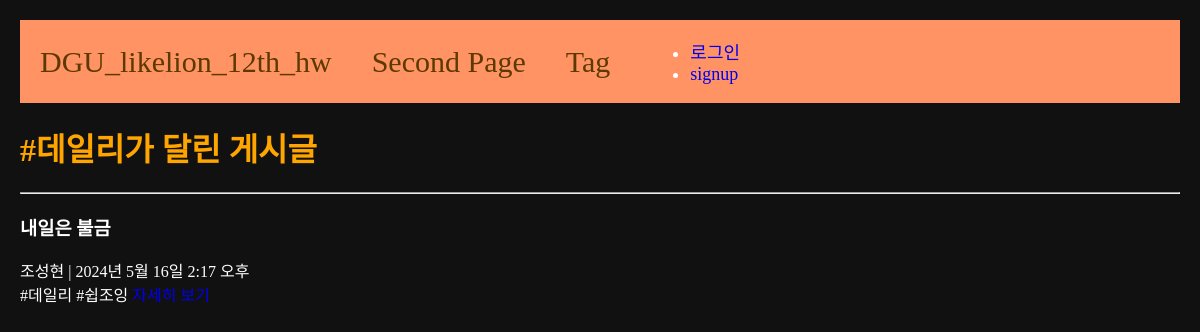
Before: /tag-blogs/1 with the older database file.
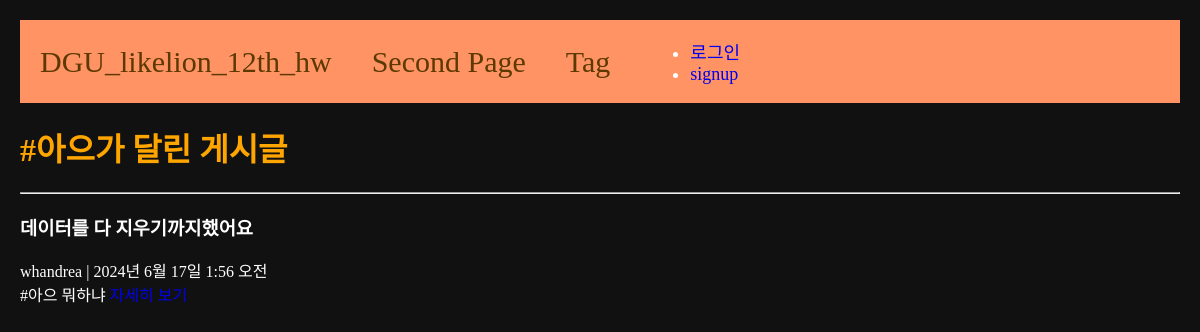
After: the same page with the newer database file.
### main/models.py (models this page shows, shortened)
class Tag(models.Model):
    name=models.CharField(max_length=30, null=False, blank=False)
    def __str__(self):
        return self.name

class Post(models.Model):
    title= models.CharField(max_length=50)
    stitle= models.CharField(max_length=10)
    writer= models.ForeignKey(User, null=False,blank=False,on_delete=models.CASCADE)
    body= models.TextField()
    pub_date= models.DateTimeField()
    image= models.ImageField(upload_to="blog/", blank=True, null=True)
    tags= models.ManyToManyField(Tag, related_name='blogs',blank=True)
    like = models.ManyToManyField(User,related_name='likes', blank=True)
    like_count=models.PositiveIntegerField(default=0)
    def summary(self):
        return self.body[:20]

### main/views.py (the view)
# urls.py: path('tag-blogs/<int:tag_id>',tag_blogs,name="tag-blogs"),
def tag_blogs(request, tag_id):
    tag= get_object_or_404(Tag,id =tag_id)
    blogs=tag.blogs.all()
    return render(request,'main/tag-blog.html',{
        'tag':tag,
        'blogs':blogs
    })

### main/templates/main/tag-blog.html
{% extends 'base.html' %}
{% load static %}
{% block content %}
<div>
    <h1>#{{tag}}가 달린 게시글</h1>
    <div>
        {% for b in blogs %}
        <hr/>
        <h3>{{b.title}}</h3>
        {{b.writer}} | {{b.pub_date}}<br>
        {{b.summary}}
        <a href="{% url 'main:detail' b.id %}">자세히 보기</a>
        <br>
        {% endfor %}
    </div>
</div>
{% endblock %}

Changed rows visible on the page:
no longer on this page (row edited): Post: title "내일은 불금", writer "조성현", pub_date "2024년 5월 16일 2:17 오후", summary "#데일리 #쉽조잉"
changed Tag: name "데일리" → "아으"
now on this page (row edited): Post: title "데이터를 다 지우기까지했어요", writer "whandrea", pub_date "2024년 6월 17일 1:56 오전", summary "#아으 뭐하냐"
